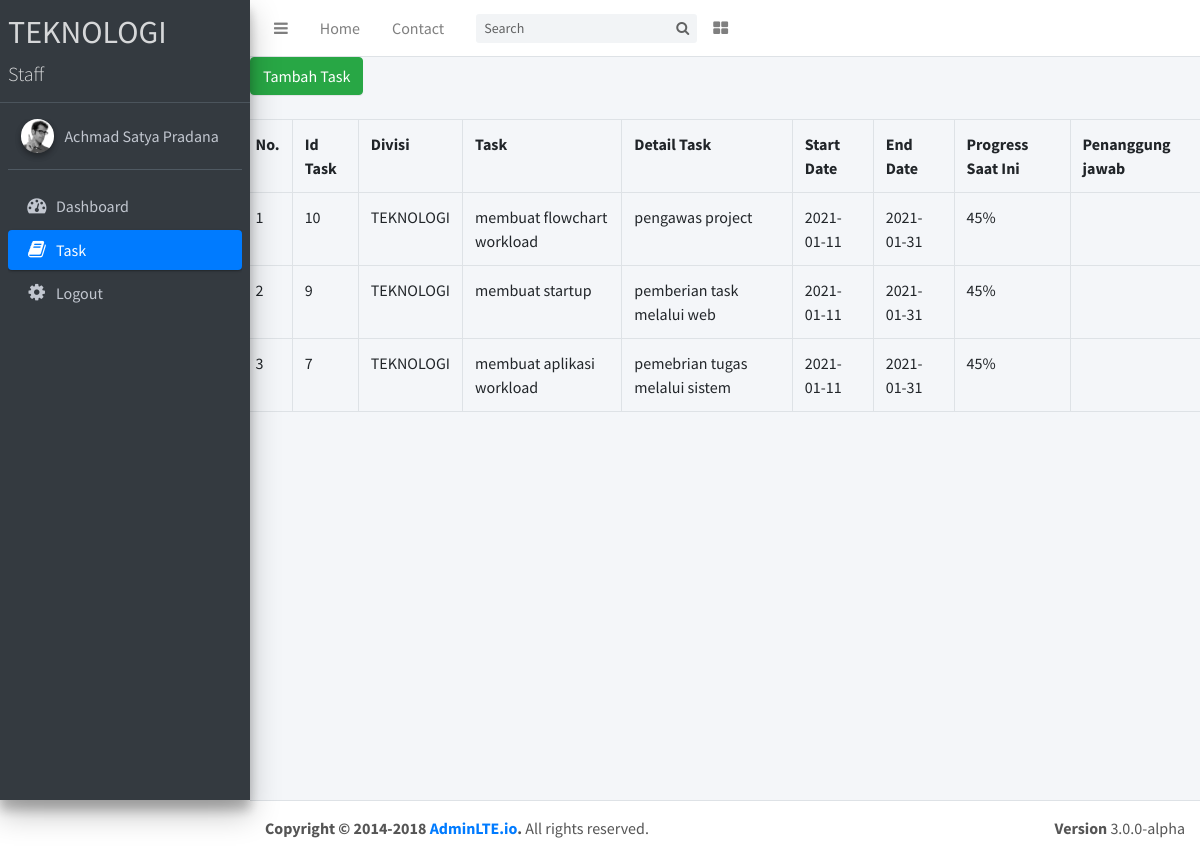
/pages/user_1/view_task.php (signed in), run on an earlier commit of the app's database.
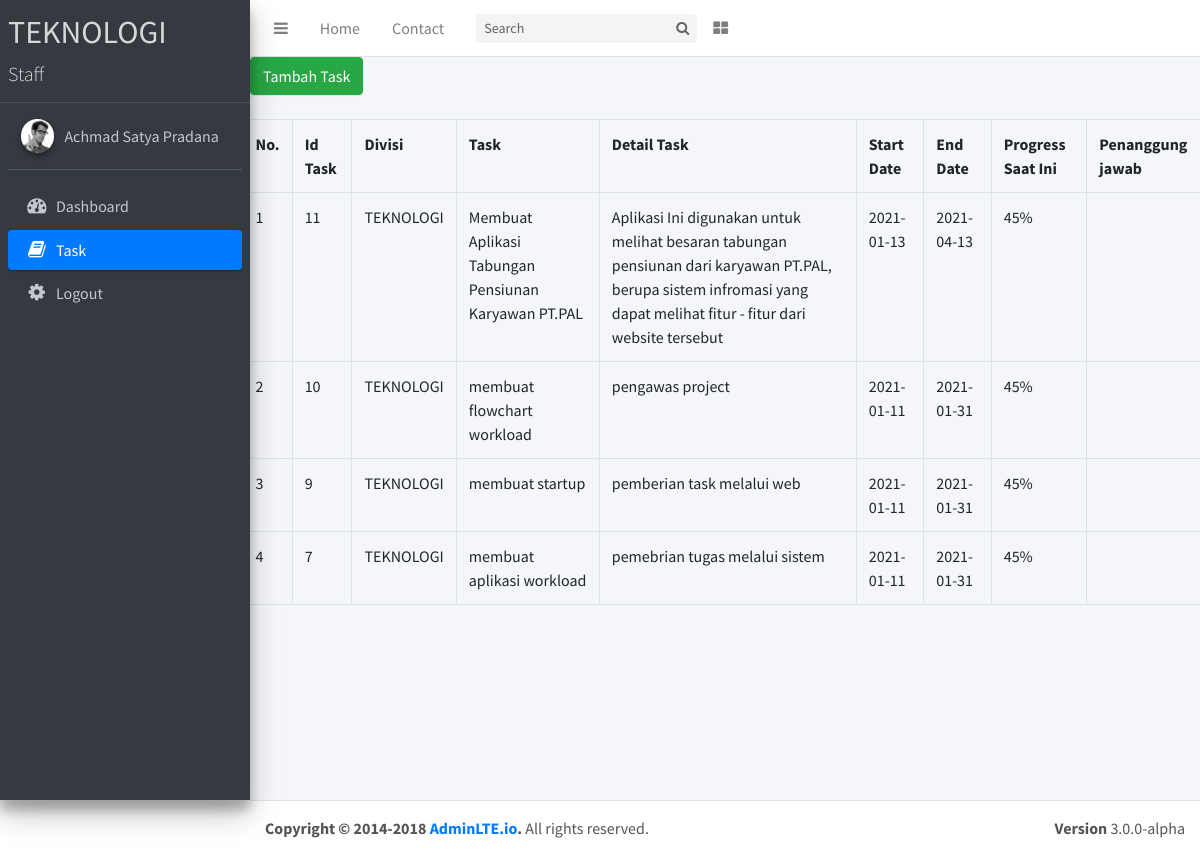
And on a later commit of the database.
### tables this page shows
CREATE TABLE `tabel_task` (
  `id_task` int(11) NOT NULL,
  `divisi` varchar(255) NOT NULL,
  `task` varchar(255) NOT NULL,
  `detail_task` varchar(255) NOT NULL,
  `start_date` date NOT NULL,
  `end_date` date NOT NULL
);

### pages/user_1/view_task.php (the view, shortened to what the changed rows need)
<!DOCTYPE html>
<html>
<?php
  $no = 1;
  $connect = mysqli_connect("localhost", "root", "", "magang_pal");
  $query="SELECT * FROM tabel_task WHERE divisi='$_SESSION[divisi]' ORDER BY id_task desc ;";
  $result = mysqli_query($connect,$query);
?>
<head>
  <link rel="stylesheet" href="../../plugins/font-awesome/css/font-awesome.min.css">
  <link rel="stylesheet" href="https://code.ionicframework.com/ionicons/2.0.1/css/ionicons.min.css">
  <link rel="stylesheet" href="../../dist/css/adminlte.min.css">
  <link rel="stylesheet" href="../../plugins/iCheck/flat/blue.css">
  <link rel="stylesheet" href="../../plugins/morris/morris.css">
  <link rel="stylesheet" href="../../plugins/jvectormap/jquery-jvectormap-1.2.2.css">
  <link rel="stylesheet" href="../../plugins/datepicker/datepicker3.css">
  <link rel="stylesheet" href="../../plugins/select2/select2.min.css">
  <link rel="stylesheet" href="../../plugins/daterangepicker/daterangepicker-bs3.css">
  <link rel="stylesheet" href="../../plugins/bootstrap-wysihtml5/bootstrap3-wysihtml5.min.css">
		<link href="https://cdnjs.cloudflare.com/ajax/libs/select2/4.0.10/css/select2.min.css" rel="stylesheet" />
</head>
<body class="hold-transition sidebar-mini">
  <div class="wrapper">
    <aside class="main-sidebar sidebar-dark-primary elevation-4">
      <a href="dashboard_1.php" class="brand-link">
        <h2 class="brand-text font-weight-light"><b><?php echo $_SESSION['divisi']; ?></b></h2>
      </a>
    </aside>
    <div class="content-wrapper">
  <div class="row mb-2">
    <br />
    <div class="table-responsive">
      <br />
      <div id="view_task">
        <table class="table table-bordered">
          <tr>
            <th>No.</th>
            <th>Id Task</th>
            <th>Divisi</th>
            <th>Task</th>
            <th>Detail Task</th>
            <th>Start Date</th>
            <th>End Date</th>
            <th>Progress Saat Ini</th>
            <th>Penanggung jawab</th>
          </tr>
          <?php
                  while($row = mysqli_fetch_array($result)) {
              ?>
          <tr>
            <td><?php echo $no ?></td>
            <td><?php echo $row['id_task'] ?></td>
            <td><?php echo $row['divisi'] ?></td>
            <td><?php echo $row['task'] ?></td>
            <td><?php echo $row['detail_task'] ?></td>
            <td><?php echo $row['start_date'] ?></td>
            <td><?php echo $row['end_date']?></td>
            <td>45%</td>
            <td><?php echo $row['pj']?></td>
          </tr>
          <?php $no++;
              } ?>
        </table>
      </div>
    </div>
  </div>
  </div>
  </div>
</body>
</html>

What changed in the data, as far as the page shows it:
added tabel_task: id_task "11", divisi "TEKNOLOGI", task "Membuat Aplikasi Tabungan Pensiunan Karyawan PT.PAL", detail_task "Aplikasi Ini digunakan untuk melihat besaran tabungan pensiunan dari karyawan PT.PAL, berupa sistem infromasi yang dapat melihat fitur - fitur dari website tersebut", start_date "2021-01-13", end_date "2021-04-13"
